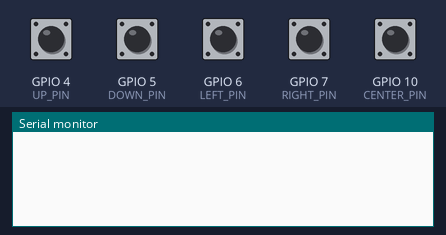
Recording of a program running on a simulated ESP32-C6. On the bench: the last lines printed to the serial monitor. The inputs (shaded band) are chosen by the test bench; at power-on: GPIO 4 (UP_PIN), GPIO 5 (DOWN_PIN), GPIO 6 (LEFT_PIN), GPIO 7 (RIGHT_PIN), GPIO 10 (CENTER_PIN) HIGH.

Above: at 1.2 s.
1.3 s: GPIO 4 (UP_PIN) pulled LOW for 0.15 s
At 1.6 s:
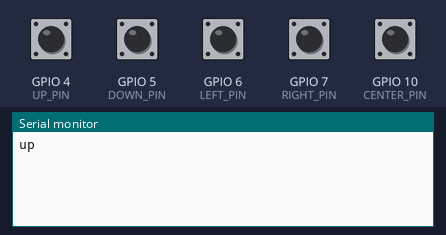
2.9 s: GPIO 5 (DOWN_PIN) pulled LOW for 0.15 s
At 4.0 s:
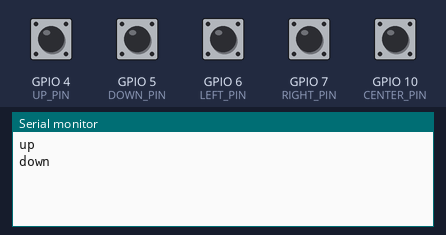
4.5 s: GPIO 6 (LEFT_PIN) pulled LOW for 0.15 s
At 5.3 s:
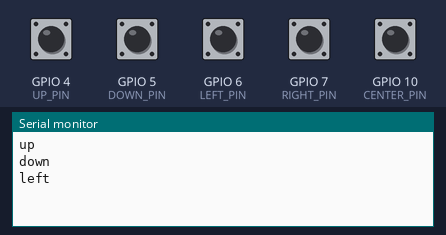
6.1 s: GPIO 7 (RIGHT_PIN) pulled LOW for 0.15 s
At 6.5 s:
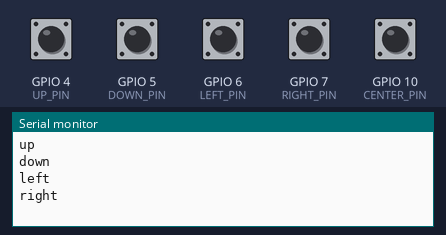
7.7 s: GPIO 10 (CENTER_PIN) pulled LOW for 0.15 s
At 8.9 s:
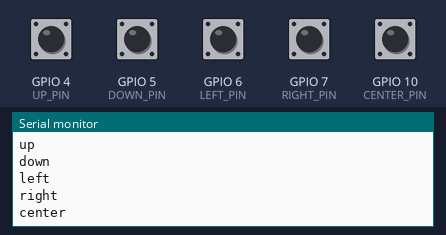
9.3 s: GPIO 4 (UP_PIN) driven LOW and GPIO 6 (LEFT_PIN) driven LOW
At 9.46 s:
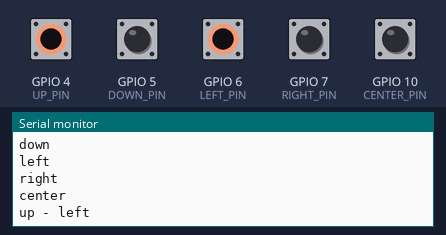

The program:

main.cpp
```cpp
#include <Arduino.h>

#define UP_PIN  4
#define DOWN_PIN  5
#define LEFT_PIN  6
#define RIGHT_PIN  7
#define CENTER_PIN  10


void setColor();

void setup() {

  pinMode(UP_PIN, INPUT_PULLUP);
  pinMode(DOWN_PIN, INPUT_PULLUP);
  pinMode(LEFT_PIN, INPUT_PULLUP);
  pinMode(RIGHT_PIN, INPUT_PULLUP);
  pinMode(CENTER_PIN, INPUT_PULLUP);


  Serial.begin(115200);
}

void loop() {
  int upButtonValue = digitalRead(UP_PIN);
  int downButtonValue = digitalRead(DOWN_PIN);
  int leftButtonValue = digitalRead(LEFT_PIN);
  int rightButtonValue = digitalRead(RIGHT_PIN);
  int centerButtonValue = digitalRead(CENTER_PIN);


  if (( upButtonValue == LOW && leftButtonValue == LOW)) {
    Serial.println("up - left");
    delay(200);
  } else if (( upButtonValue == LOW && rightButtonValue == LOW)) {
    Serial.println("up - right");
    delay(200);
  } else if ((downButtonValue == LOW && leftButtonValue == LOW)) {
    Serial.println("down - left");
    delay(200);
  } else if ((downButtonValue == LOW && rightButtonValue == LOW)) {
    Serial.println("down - right");
    delay(200);
  } else if (upButtonValue == LOW) {
    Serial.println("up");
    delay(200);
  } else if (downButtonValue == LOW) {
    Serial.println("down");
    delay(200);
  } else if (leftButtonValue == LOW) {
    Serial.println("left");
    delay(200);
  } else if (rightButtonValue == LOW) {
    Serial.println("right");
    delay(200);
  } else if (centerButtonValue == LOW) {
    Serial.println("center");
    delay(200);
  }


}
```

Measured:
- after the input at 1.3 s, the serial monitor: prints a new line at once (image 1)
- after the input at 2.9 s, the serial monitor: prints a new line at once (image 2)
- after the input at 4.5 s, the serial monitor: prints a new line at once (image 3)
- after the input at 6.1 s, the serial monitor: prints a new line at once (image 4)
- after the input at 7.7 s, the serial monitor: prints a new line at once (image 5)
- after the input at 9.3 s, the serial monitor: prints a new line at once (image 6)
